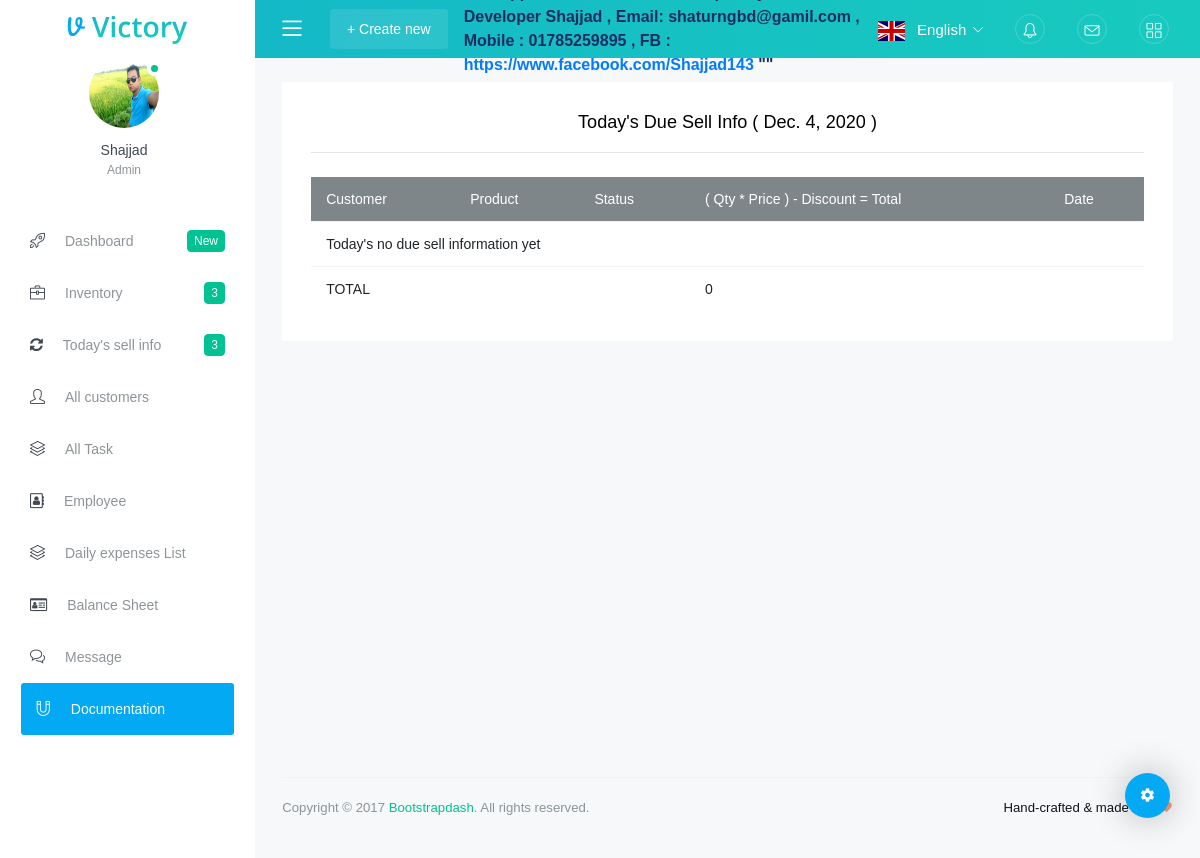
The app's page /today-due-sell/ (signed in) with its own data.
### Login_app/models.py (models this page shows, shortened)
class User(AbstractBaseUser, PermissionsMixin):
    email = models.EmailField(unique=True, null=False)
    is_staff = models.BooleanField(
        ugettext_lazy('Staff Status'),
        default=False,
        help_text=ugettext_lazy('Designates whether user can log in this site !')
    )
    is_active = models.BooleanField(
        ugettext_lazy('active'),
        default=True,
        help_text=ugettext_lazy(
            'Designates whether user should be treated as active user ! Unselect this instead of deleting account .  ')
    )
    USERNAME_FIELD = 'email'
    objects = MyUserManger()

class Profile(models.Model):
    user = models.OneToOneField(User, on_delete=models.CASCADE, related_name='profile')
    username = models.CharField(max_length=200, blank=True)
    mobile_no = models.CharField(max_length=200, blank=True)
    fb_id = models.URLField(blank=True)
    image = models.ImageField(upload_to='profile_img', blank=True)
    is_online = models.BooleanField(default=False)
    date_created = models.DateTimeField(auto_now_add=True)

### Dashboard_app/decorators.py (the view)
        def wrapper_func(request, *args, **kwargs):
            group = None
            if request.user.groups.exists():
                group = request.user.groups.all()[0].name
                if group in allowed_roles:
                    return view_func(request, *args, **kwargs)
                else:
                    return render(request, 'dashboard_app/not_authorised.html')

### Dashboard_app/context_processors.py (called while the page is built)
def user_role(request):
    role = None
    if request.user.is_authenticated:
        role = request.user.groups.all()[0].name
        return {'role': role}
    else:
        return {'role': role}

def today_all_payments(request):
    today = date.today()
    all_payments = PaymentCart.objects.select_related('shade', 'customers', 'products').filter(payment_date__day=today.day)[0:4]
    total_payments = PaymentCart.objects.select_related('shade', 'customers', 'products').filter(payment_date__day=today.day).count()
    if all_payments.exists():
        return {'all_payments': all_payments, 'total_payments': total_payments}
    return {'total_payments': 0}

### Dashboard_app/views.py (called while the page is built)
@login_required
@allowed_users(allowed_roles=['Admin', 'Accountant', 'Manager'])
def today_due_sell(request):
    today = date.today()
    due_products = Product.objects.filter(created__day=today.day, sell_status='Due')
    total_due_sell = sum(item.total_price for item in due_products)
    context = {'due_products': due_products, 'today': today, 'total_due_sell': total_due_sell}
    return render(request, 'dashboard_app/today_due_sell.html', context)

### Message_app/context_processors.py (called while the page is built)
def unread_messages(request):
    if request.user.is_authenticated:
        unread_msgs = InboxMessage.objects.filter(receiver_id=request.user, delete_status=True,
                                                  new_msg_active=True)[0:5]
        total_unread_msgs = InboxMessage.objects.filter(receiver_id=request.user,
                                                        delete_status=True, new_msg_active=True).count()
        total_draft_msgs = NewMessage.objects.filter(sender_id=request.user,
                                                     delete_status=True, new_msg_active=True,
                                                     msg_status='Draft').count()
        return {'unread_msgs': unread_msgs, 'total_unread_msgs': total_unread_msgs,
                'total_draft_msgs': total_draft_msgs}
    else:
        return {'total_unread_msgs': 0, 'total_draft_msgs': 0}

def online_active_user(request):
    active_users = User.objects.all()
    return {'active_users': active_users}

### Todo_app/context_processors.py (called while the page is built)
def all_tasks(request):
    tasks = Todo.objects.filter(status='New').order_by('-task_start')[:5]
    return {'tasks': tasks}

### templates/dashboard_app/today_due_sell.html (shortened to what this page needs)
{% extends 'base/base.html' %}
{% load static %}
{% block content_block %}
<div class="row">
    <div class="col-lg-12 grid-margin stretch-card">
        <div class="card">
            <div class="card-body">
                <h4 class="card-title text-center">Today's due sell info ( {{ today }} )</h4>
                <hr>
                <div class="table-responsive mt-4">
                    <table class="table">
                        <thead>
                        <tr style="background:#7f868a; color:#fff;">
                            <th>Customer</th>
                            <th>Product</th>
                            <th>Status</th>
                            <th colspan="2">( Qty * Price ) - Discount = Total</th>
                            <th>Date</th>
                        </tr>
                        </thead>
                        <tbody>
                        {% for product in due_products %}
                        <tr style="background:#dee1e3;{% if product.sell_status == 'Paid' %}background:#6b5c68{% endif %}"  title="Sold by ' {{ product.sold_by }} '">
                            <td>{{ product.customer.name }}</td>
                            <td>{{ product.name }}</td>
                            <td>{{ product.sell_status }}</td>
                            <td colspan="2">( {{ product.quantity }} * {{ product.price }} ) - {{ product.total_discount }} = {{ product.total_price }}</td>
                            <td>{{product.created|date:'SHORT_DATE_FORMAT'}} {{product.created|time:'h:i a'}}</td>
                        </tr>
                        {% empty %}
                        <tr>
                            <td colspan="6">Today's no due sell information yet</td>
                        </tr>
                        {% endfor %}
                        </tbody>
                        <tfoot>
                        <tr>
                            <td colspan="3">TOTAL</td>
                            <td colspan="3">{{ total_due_sell }}</td>
                        </tr>
                        </tfoot>
                    </table>
                </div>
            </div>
        </div>
    </div>
</div>
{% endblock %}>

### templates/base/sidebar.html (shortened to what this page needs)
{% load static %}
<nav class="sidebar sidebar-offcanvas" id="sidebar">
	{% with request.resolver_match.url_name as url_name %}
	<ul class="nav">
		{% if request.user.is_authenticated %}
		<li class="nav-item nav-profile">
			<div class="nav-link">
				<a href="{% url 'Login_app:profile' user_id=request.user.pk %}">
					<div class="profile-image" style="cursor:pointer;">
						{% if request.user.profile.image %}
						<img src="{{ request.user.profile.image.url }}" alt="{{ request.user.profile.username }}"/>
						{% else %}
						<img src="{% static 'p_default_image/profile.jpg' %}" alt="Profile image"/>
						{% endif %}
						<span class="online-status online"></span>
					</div>
				</a>
				<div class="profile-name">
					<p class="name">
						{% if request.user.profile.username %}
						{{ request.user.profile.username }}
						{% else %}
						{{ request.user.email }}
						{% endif %}
					</p>
					<p class="designation" style="{% if role == 'Remove-access' %}background:red; color:#fff;{% endif %}">
						{{ request.user.groups.all.0.name }}
					</p>
				</div>
			</div>
		</li>
		{% endif %}
		<li class="nav-item">
			<a class="nav-link" style="background:{% if url_name == 'home' %}#f6f6f6;{% endif %}" href="{% url 'Dashboard:home' %}">
				<i class="icon-rocket menu-icon"></i>
				<span class="menu-title">Dashboard</span>
				<span class="badge badge-success">New</span>
			</a>
		</li>
		<li class="nav-item">
			<a class="nav-link" data-toggle="collapse" href="#ui-basic" aria-expanded="false" aria-controls="ui-basic">
				<i class="icon-briefcase menu-icon"></i>
				<span class="menu-title">Inventory</span>
				<span class="badge badge-success">3</span>
			</a>
		</li>
		<li class="nav-item">
			<a class="nav-link" data-toggle="collapse" href="#ui-basic2" aria-expanded="false" aria-controls="ui-basic">
				<i class="fa fa-spin fa-refresh menu-icon"></i>
				<span class="menu-title">Today's sell info</span>
				<span class="badge badge-success">3</span>
			</a>
		</li>
		<li class="nav-item">
			<a class="nav-link" style="background:{% if url_name == 'all-customer' %}#f6f6f6;{% endif %}" href="{% url 'Dashboard:all-customer' %}">
				<i class="icon-user menu-icon"></i>
				<span class="menu-title">All customers</span>
			</a>
		</li>
		<li class="nav-item">
			<a class="nav-link" style="background:{% if url_name == 'all-tasks-schedule' %}#f6f6f6;{% endif %}" href="{% url 'task:all-tasks-schedule' %}">
				<i class="icon-layers menu-icon"></i>
				<span class="menu-title">All Task</span>
			</a>
		</li>
		{% if role == 'Admin' and request.user.is_superuser %}
		<li class="nav-item">
			<a class="nav-link" style="background:{% if url_name == 'all-employees' %}#f6f6f6;{% endif %}" href="{% url 'Dashboard:all-employees' %}">
				<i class="fa fa-address-book-o menu-icon"></i>
				<span class="menu-title">Employee</span>
			</a>
		</li>
		{% endif %}
		<li class="nav-item">
			<a class="nav-link" style="background:{% if url_name == 'daily-expense-list' %}#f6f6f6;{% endif %}" href="{% url 'Balance:daily-expense-list' %}">
				<i class="icon-layers menu-icon"></i>
				<span class="menu-title">Daily expenses List</span>
			</a>
		</li>
		{% if role == 'Admin' and request.user.is_superuser %}
		<li class="nav-item">
			<a class="nav-link" style="background:{% if url_name == 'balance' %}#f6f6f6;{% endif %}" href="{% url 'Balance:balance' %}">
				<i class="fa fa-id-card-o menu-icon"></i>
				<span class="menu-title">Balance Sheet</span>
			</a>
		</li>
		{% endif %}
		<li class="nav-item">
			<a class="nav-link" style="background:{% if url_name == 'all-employees' %}#f6f6f6;{% endif %}" href="{% url 'Message:inbox' %}">
				<i class="icon-bubbles menu-icon"></i>
				<span class="menu-title">Message</span>
			</a>
		</li>
		<li class="nav-item nav-doc">
			<a class="nav-link bg-primary" href="">
				<i class="icon-magnet menu-icon"></i>
				<span class="menu-title">Documentation</span>
			</a>
		</li>
	</ul>
	{% endwith %}
</nav>

### records on screen
User: user.profile.image (picture), user.profile.username "Shajjad", user.groups.all.0.name "Admin"

### other values on screen
{{ total_due_sell }} "0"
